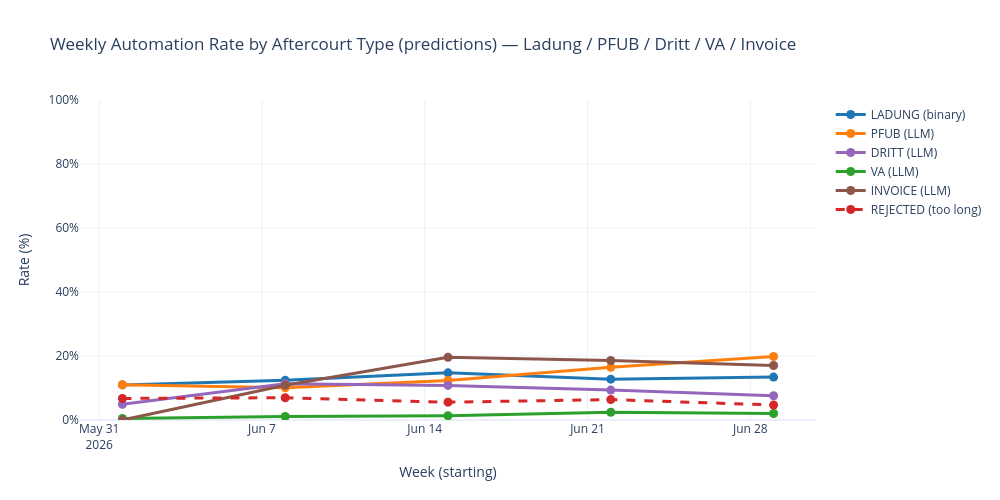

Notebook cell for this chart:
### Code cell
# Weekly automation rate (%) per aftercourt type vs total incoming attachments (predictions)
weekly_df = (
    pd.concat(
        [
            weekly_incoming_egvp_attachments.rename('total'),
            weekly_incoming_egvp_rejected_attachments.rename('rejected'),
            weekly_automated_ladung.rename('ladung'),
            weekly_automated_pfub.rename('pfub'),
            weekly_automated_dritt.rename('dritt'),
            weekly_automated_va.rename('va'),
            weekly_automated_invoice.rename('invoice'),
        ],
        axis=1,
    )
    .fillna(0)
    .sort_index()
)
weekly_df.index = pd.to_datetime(weekly_df.index)
weekly_df.index.name = 'week'
for _c in ['ladung', 'pfub', 'dritt', 'va', 'invoice', 'rejected']:
    weekly_df[f'{_c}_pct'] = (weekly_df[_c] / weekly_df['total'] * 100).round(2)

plot_df = weekly_df.reset_index()

y_cols = ['ladung_pct', 'pfub_pct', 'dritt_pct', 'va_pct', 'invoice_pct', 'rejected_pct']
abs_cols = {
    'ladung_pct': 'ladung',
    'pfub_pct': 'pfub',
    'dritt_pct': 'dritt',
    'va_pct': 'va',
    'invoice_pct': 'invoice',
    'rejected_pct': 'rejected',
}
labels_map = {
    'ladung_pct': 'LADUNG (binary)',
    'pfub_pct': 'PFUB (LLM)',
    'dritt_pct': 'DRITT (LLM)',
    'va_pct': 'VA (LLM)',
    'invoice_pct': 'INVOICE (LLM)',
    'rejected_pct': 'REJECTED (too long)',
}

fig = px.line(
    plot_df,
    x='week',
    y=y_cols,
    markers=True,
    title='Weekly Automation Rate by Aftercourt Type (predictions) — Ladung / PFUB / Dritt / VA / Invoice',
    labels={'week': 'Week (starting)', 'value': 'Rate (%)', 'variable': 'Series'},
    color_discrete_map={
        'ladung_pct': '#1f77b4',
        'pfub_pct': '#ff7f0e',
        'dritt_pct': '#9467bd',
        'va_pct': '#2ca02c',
        'invoice_pct': '#8c564b',
        'rejected_pct': '#d62728',
    },
)

# add absolute counts as hover info; dash the rejected line to distinguish it
for trace in fig.data:
    col = trace.name
    abs_col = abs_cols[col]
    trace.customdata = np.stack(
        [weekly_df[abs_col].values, weekly_df['total'].values], axis=-1
    )
    trace.hovertemplate = (
        '<b>Week of %{x|%Y-%m-%d}</b><br>'
        'Total incoming: %{customdata[1]:.0f}<br>'
        'Count: %{customdata[0]:.0f} / %{customdata[1]:.0f}<br>'
        'Rate: %{y:.2f}%<extra>' + labels_map[col] + '</extra>'
    )
    if col == 'rejected_pct':
        trace.line.dash = 'dash'

# rename legend entries
fig.for_each_trace(lambda t: t.update(name=labels_map[t.name]))

fig.update_layout(
    template='plotly_white',
    width=1000,
    height=500,
    hovermode='x unified',
    yaxis=dict(ticksuffix='%', range=[0, 100]),
    legend_title_text='',
)
fig.update_traces(line=dict(width=3), marker=dict(size=9), selector=dict(mode='lines+markers'))
fig.show()

### Figure 1 — Plotly figure (JSON) as saved in the notebook; plotly's stock layout.template omitted (floating-point values rounded to 4 significant figures)
{"data": [{"customdata": [[301, 2744], [381, 3073], [463, 3144], [388, 3041], [166, 1239]], "hovertemplate": "<b>Week of %{x|%Y-%m-%d}</b><br>Total incoming: %{customdata[1]:.0f}<br>Count: %{customdata[0]:.0f} / %{customdata[1]:.0f}<br>Rate: %{y:.2f}%<extra>LADUNG (binary)</extra>", "legendgroup": "ladung_pct", "line": {"color": "#1f77b4", "dash": "solid", "width": 3}, "marker": {"size": 9, "symbol": "circle"}, "mode": "lines+markers", "name": "LADUNG (binary)", "orientation": "v", "showlegend": true, "type": "scatter", "x": ["2026-06-01T00:00:00", "2026-06-08T00:00:00", "2026-06-15T00:00:00", "2026-06-22T00:00:00", "2026-06-29T00:00:00"], "xaxis": "x", "y": [10.97, 12.4, 14.73, 12.76, 13.4], "yaxis": "y"}, {"customdata": [[302, 2744], [309, 3073], [388, 3144], [501, 3041], [246, 1239]], "hovertemplate": "<b>Week of %{x|%Y-%m-%d}</b><br>Total incoming: %{customdata[1]:.0f}<br>Count: %{customdata[0]:.0f} / %{customdata[1]:.0f}<br>Rate: %{y:.2f}%<extra>PFUB (LLM)</extra>", "legendgroup": "pfub_pct", "line": {"color": "#ff7f0e", "dash": "solid", "width": 3}, "marker": {"size": 9, "symbol": "circle"}, "mode": "lines+markers", "name": "PFUB (LLM)", "orientation": "v", "showlegend": true, "type": "scatter", "x": ["2026-06-01T00:00:00", "2026-06-08T00:00:00", "2026-06-15T00:00:00", "2026-06-22T00:00:00", "2026-06-29T00:00:00"], "xaxis": "x", "y": [11.01, 10.06, 12.34, 16.47, 19.85], "yaxis": "y"}, {"customdata": [[135, 2744], [349, 3073], [340, 3144], [284, 3041], [94, 1239]], "hovertemplate": "<b>Week of %{x|%Y-%m-%d}</b><br>Total incoming: %{customdata[1]:.0f}<br>Count: %{customdata[0]:.0f} / %{customdata[1]:.0f}<br>Rate: %{y:.2f}%<extra>DRITT (LLM)</extra>", "legendgroup": "dritt_pct", "line": {"color": "#9467bd", "dash": "solid", "width": 3}, "marker": {"size": 9, "symbol": "circle"}, "mode": "lines+markers", "name": "DRITT (LLM)", "orientation": "v", "showlegend": true, "type": "scatter", "x": ["2026-06-01T00:00:00", "2026-06-08T00:00:00", "2026-06-15T00:00:00", "2026-06-22T00:00:00", "2026-06-29T00:00:00"], "xaxis": "x", "y": [4.92, 11.36, 10.81, 9.34, 7.59], "yaxis": "y"}, {"customdata": [[13, 2744], [34, 3073], [42, 3144], [74, 3041], [25, 1239]], "hovertemplate": "<b>Week of %{x|%Y-%m-%d}</b><br>Total incoming: %{customdata[1]:.0f}<br>Count: %{customdata[0]:.0f} / %{customdata[1]:.0f}<br>Rate: %{y:.2f}%<extra>VA (LLM)</extra>", "legendgroup": "va_pct", "line": {"color": "#2ca02c", "dash": "solid", "width": 3}, "marker": {"size": 9, "symbol": "circle"}, "mode": "lines+markers", "name": "VA (LLM)", "orientation": "v", "showlegend": true, "type": "scatter", "x": ["2026-06-01T00:00:00", "2026-06-08T00:00:00", "2026-06-15T00:00:00", "2026-06-22T00:00:00", "2026-06-29T00:00:00"], "xaxis": "x", "y": [0.47, 1.11, 1.34, 2.43, 2.02], "yaxis": "y"}, {"customdata": [[0.0, 2744.0], [333.0, 3073.0], [616.0, 3144.0], [566.0, 3041.0], [211.0, 1239.0]], "hovertemplate": "<b>Week of %{x|%Y-%m-%d}</b><br>Total incoming: %{customdata[1]:.0f}<br>Count: %{customdata[0]:.0f} / %{customdata[1]:.0f}<br>Rate: %{y:.2f}%<extra>INVOICE (LLM)</extra>", "legendgroup": "invoice_pct", "line": {"color": "#8c564b", "dash": "solid", "width": 3}, "marker": {"size": 9, "symbol": "circle"}, "mode": "lines+markers", "name": "INVOICE (LLM)", "orientation": "v", "showlegend": true, "type": "scatter", "x": ["2026-06-01T00:00:00", "2026-06-08T00:00:00", "2026-06-15T00:00:00", "2026-06-22T00:00:00", "2026-06-29T00:00:00"], "xaxis": "x", "y": [0.0, 10.84, 19.59, 18.61, 17.03], "yaxis": "y"}, {"customdata": [[185, 2744], [214, 3073], [175, 3144], [194, 3041], [58, 1239]], "hovertemplate": "<b>Week of %{x|%Y-%m-%d}</b><br>Total incoming: %{customdata[1]:.0f}<br>Count: %{customdata[0]:.0f} / %{customdata[1]:.0f}<br>Rate: %{y:.2f}%<extra>REJECTED (too long)</extra>", "legendgroup": "rejected_pct", "line": {"color": "#d62728", "dash": "dash", "width": 3}, "marker": {"size": 9, "symbol": "circle"}, "mode": "lines+markers", "name": "REJECTED (too long)", "orientation": "v", "showlegend": true, "type": "scatter", "x": ["2026-06-01T00:00:00", "2026-06-08T00:00:00", "2026-06-15T00:00:00", "2026-06-22T00:00:00", "2026-06-29T00:00:00"], "xaxis": "x", "y": [6.74, 6.96, 5.57, 6.38, 4.68], "yaxis": "y"}], "layout": {"height": 500, "hovermode": "x unified", "legend": {"title": {"text": ""}, "tracegroupgap": 0}, "title": {"text": "Weekly Automation Rate by Aftercourt Type (predictions) — Ladung / PFUB / Dritt / VA / Invoice"}, "width": 1000, "xaxis": {"anchor": "y", "domain": [0, 1], "title": {"text": "Week (starting)"}}, "yaxis": {"anchor": "x", "domain": [0, 1], "range": [0, 100], "ticksuffix": "%", "title": {"text": "Rate (%)"}}}}
